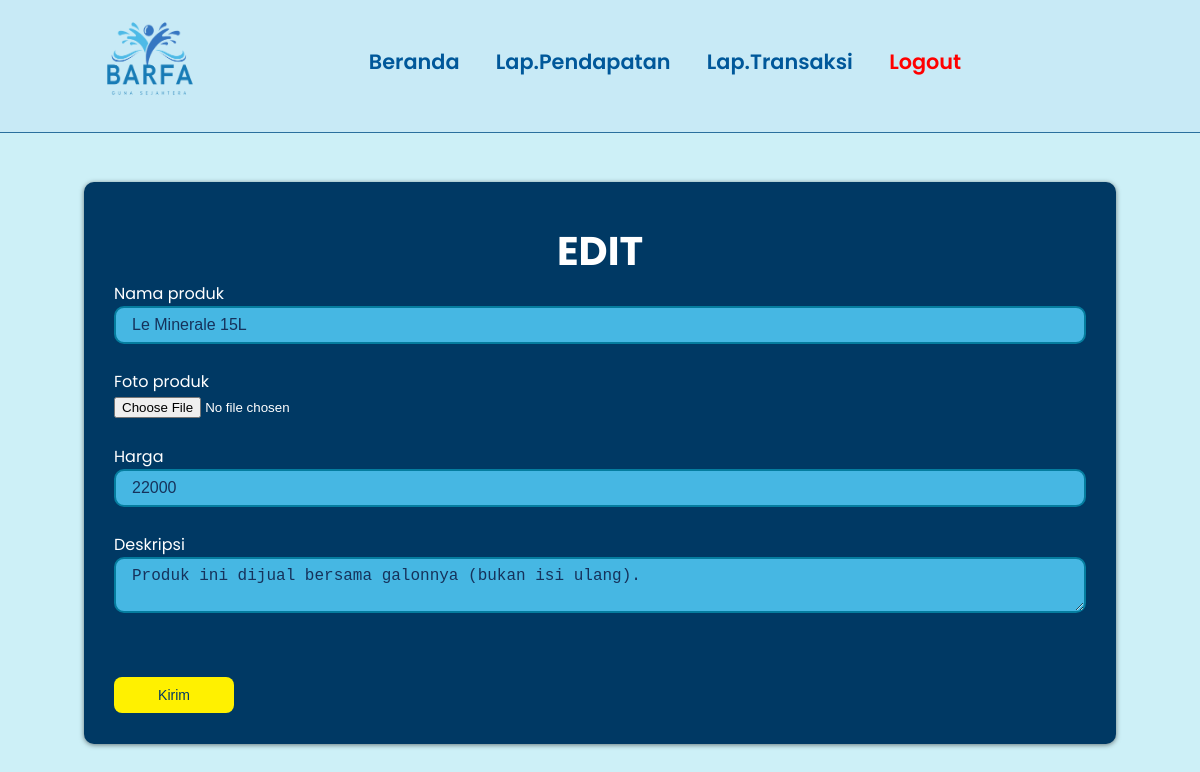
Page /admin/edit.php?id_produk=1 (signed in) on the committed database.
### tables this page shows
CREATE TABLE `product` (
  `id_produk` int(11) NOT NULL,
  `nama_produk` varchar(20) NOT NULL,
  `harga` float NOT NULL,
  `stok` float NOT NULL,
  `gambar` varchar(15) NOT NULL,
  `deskripsi` varchar(200) NOT NULL
);

### admin/edit.php (the view, shortened to what this page needs)
<?php
  include '../koneksi.php';
  $id_produk = $_GET['id_produk'];
  $query = mysqli_query($connect, "SELECT * FROM product WHERE id_produk=$id_produk");
  $data = mysqli_fetch_array($query);
?>
<!DOCTYPE html>
<html lang="en">
<head>
</head>
<body>
  <nav class="navbar">
    <a class="navbar-brand" href="#">
        <img src="../img/logo_barfa.png" alt="logo" width="130" height="80" />
    </a>
    <div class="navbar-nav">
      <a href="produk.php">Beranda</a>
      <a href="pendapatan.php">Lap.Pendapatan</a>
      <a href="transaksi.php">Lap.Transaksi</a>
      <a href="logout.php" style="color: red;">Logout</a>
    </div>
  </nav>
  <section class="page-keranjang">
    <div class="container">
    <div class="container">
        <div class="breadcrumb">
        <h2 style="text-align: center; padding-top: 1.5rem; font-size: 2.5rem;">EDIT</h2>
            <div class="card-body">
                <form action="prosesedit.php" method="POST">
                    <label style="margin-top: 1rem"; for="nama_produk">Nama produk</label><br>
                    <input type="text" id="nama_produk" name="nama_produk" value= "<?php echo $data['nama_produk'] ?>"><br><br>
                    <label for="gambar">Foto produk</label><br>
                    <input type="file" id="gambar" name="gambar" value= "<?php echo $data['gambar'] ?>"><br><br>
                    <label for="harga">Harga</label><br>
                    <input type="text" id="harga" name="harga" value= "<?php echo $data['harga'] ?>"><br><br>
                    <label for="deskripsi">Deskripsi</label><br>
                    <textarea name="deskripsi"><?php echo $data['deskripsi'] ?></textarea><br><br>
                    <input type="submit" value="Kirim">
                </form>
            </div>
        </div>
    </div>
  </section>
</body>
</html>

### admin/edit.php (style rules this page uses)
:root { --primary: #39BEF9; --bg: #cdf0f7; }
* { margin: 0; padding: 0; box-sizing: border-box; outline: none; border: none; text-decoration: none; }
html { scroll-behavior: smooth; }
body { font-family: 'Poppins', sans-serif; background-color: var(--bg); color: #fff; }
.navbar { display: flex; justify-content: space-between; align-items: center; padding: 1.4rem 7%; background-color: rgba(199, 233, 245, 0.8); border-bottom: 0.5px solid #2a709e; position: fixed; top: 0; left: 0; right: 0; z-index: 9999; }
.navbar .navbar-nav a { color: #00589A; display: inline-block; font-size: 1.3rem; font-weight: 510; margin: 0 1rem; }
.navbar .navbar-nav a::after { content: ''; display: block; padding-bottom: 0.5rem; border-bottom: 0.1rem solid var(--primary); transform: scaleX(0); transition: 0.2s linear; }
.page-keranjang { margin: 2rem 0; margin-top: 10rem; padding: 1.4rem 7%; }
.breadcrumb { padding: 15px 30px; margin-bottom: 20px; background-color: #003964; border-radius: 10px; box-shadow: 0 1px 5px rgba(0, 0, 0, .5); max-width: 100%; width: 100%; box-sizing: border-box; margin-left: auto; margin-right: auto; }
input[type="text"], textarea { width: 100%; padding: 0.5rem; border: 2px solid #057D9F; border-radius: 10px; background-color: #46b7e3; color: #16325B; font-size: 1rem; padding-left: 1rem; }
input[type="submit"] { background-color: #FFF100; color: #003964; border: none; cursor: pointer; margin-top: 2rem; padding: 10px 18px; border-radius: 8px; text-decoration: none; font-size: 14px; transition: background-color 0.3s ease; width: auto; min-width: 120px; margin-bottom: 1rem; }

### rows in the picture
product: nama_produk "Le Minerale 15L", harga "22000", deskripsi "Produk ini dijual bersama galonnya (bukan isi ulang)."
